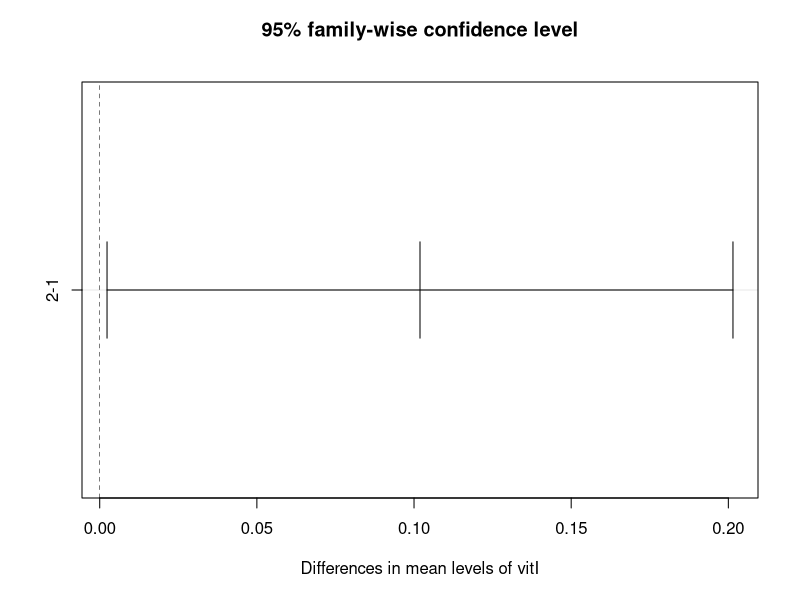
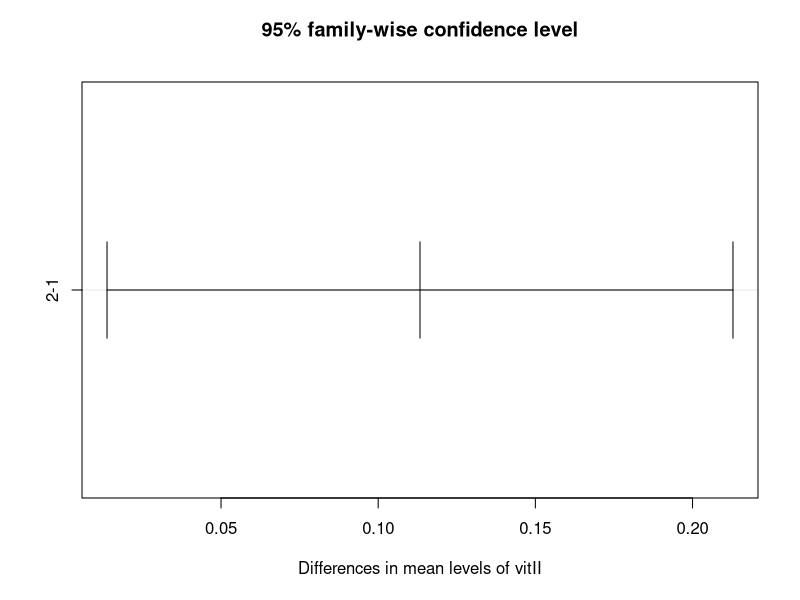
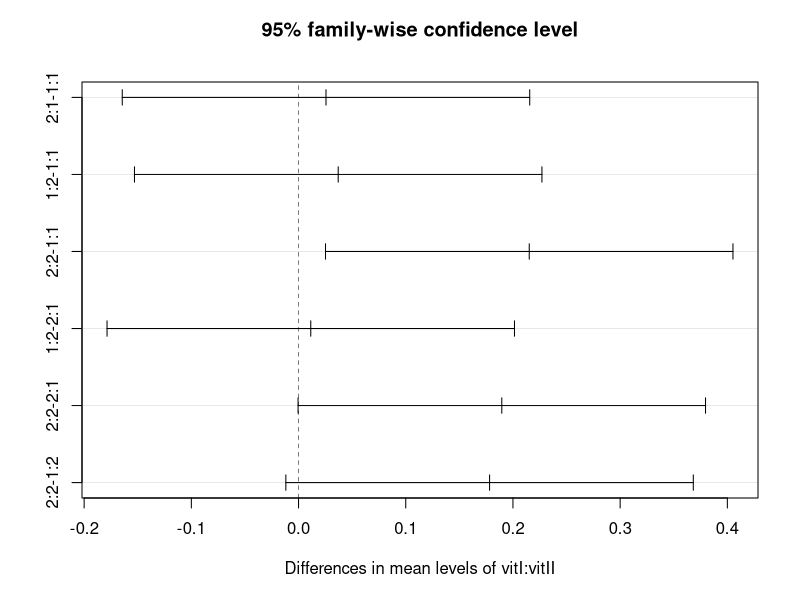
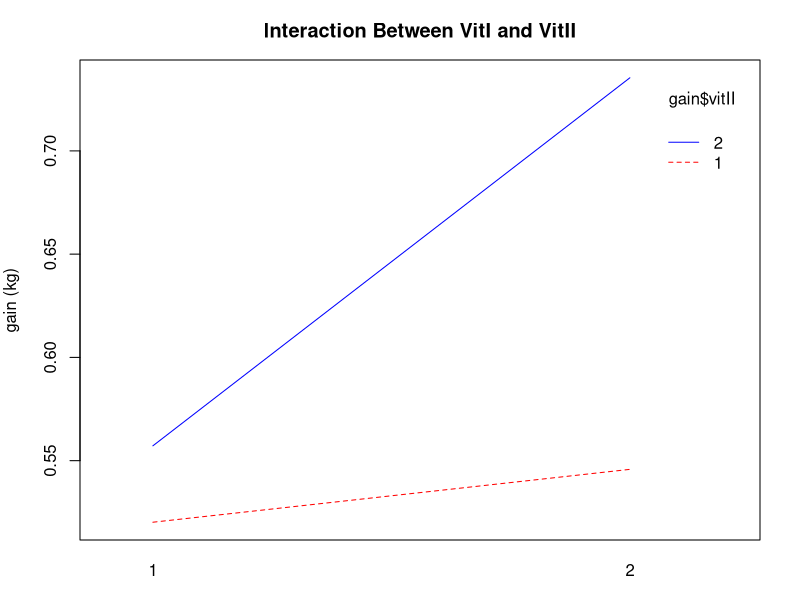

Source code (R) for these figures, in order:
rm(list = ls())
# Create Dataframe

vitI=c("1","1","1","1","1",
       "1","1","1","1","1",
       "2","2","2","2","2",
       "2","2","2","2","2")
vitII=c("1","1","1","1","1",
        "2","2","2","2","2",
        "1","1","1","1","1",
        "2","2","2","2","2")
gain=c(0.585,0.536,0.458,0.486,0.536,
       0.567,0.545,0.589,0.536,0.549,
       0.473,0.450,0.869,0.473,0.464,
       0.684,0.702,0.900,0.698,0.693)
gain<-data.frame(vitI,
                 vitII,
                 gain,
                 stringsAsFactors = TRUE)
gain #See the Data

# Two-Way ANOVA test

fm<-aov(gain ~ vitI + vitII + vitI*vitII, data = gain) # Fit the ANOVA
summary(fm)                            # ANOVA Table

tm<-lm(gain ~ vitI + vitII + vitI*vitII, data = gain) # Fit the linear model
summary(tm)                            # Linear Model Summary 


table(gain$vitI, by=gain$vitII) # this is used to check whether the experiment design is balanced

# LSM
library(lsmeans)
lsmeans(tm,"vitI")   #LSM for VitI
lsmeans(tm,"vitII")  #LSM for VitII
summary(ref.grid(tm))#This is the reference grid of the model
aggregate(gain$gain, by=list(gain$vitI,gain$vitII), FUN = mean) # Means by group

# Multiple comparisons

TukeyHSD(fm)         # Tukey test for multiple comparisons
plot(TukeyHSD(fm))   # Plot for tukey test

par(mar=c(3,4,3,2)) # Change parameters for the plot margins
interaction.plot(gain$vitI,gain$vitII,response = gain$gain,
                 col=c("red","blue"),pch = c(16,18),
                 main="Interaction Between VitI and VitII",
                 ylab = "gain (kg)")

#~~~~~~~~~~~~~~~~~~~~~~~~~~~~~~~~~~~~
# NOTE: With the package "HH" you can get an overview of the main factors 
#install.packages("HH")
#library(HH)
#interaction2wt(gain$gain ~ gain$vitI + gain$vitII + gain$vitI*gain$vitII)
#~~~~~~~~~~~~~~~~~~~~~~~~~~~~~~~~~~~~
######################################
